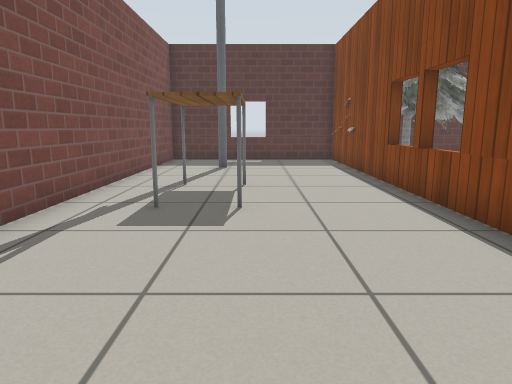
[1] (above)

24 first-person views from a walk through a Gazebo world. The camera is 0.72 m above the floor, tilts 10° down and sees 70° across. Floor lines are 1 m apart. The floor is counted in squares, 0.5 m on a side. Each view is taken from the middle of a square. On the plan, view 1 faces up. The plan holds only what a view shows up to about 16 squares ahead; the rest is blank. The place goes on beyond the plan. Robots are left out. Simple patterns stand in for the simulator's built-in surfaces. Some stock models are drawn as simple stand-ins. Some surface patterns are stand-ins.

[2]
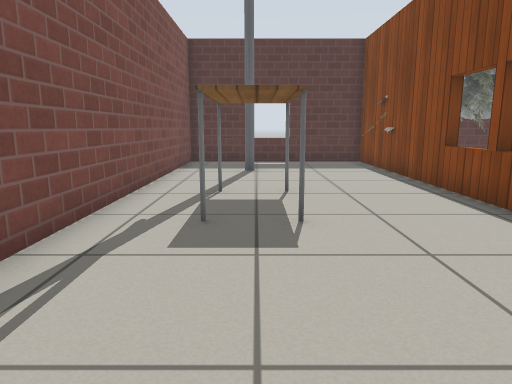

[3]
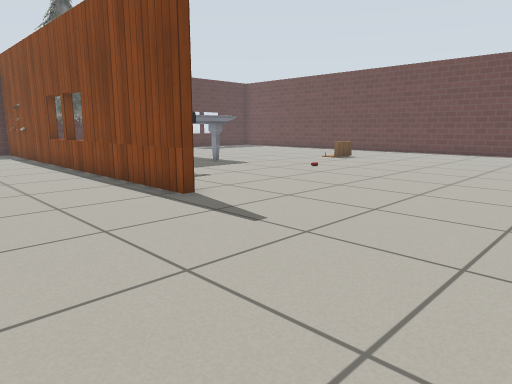

[4]
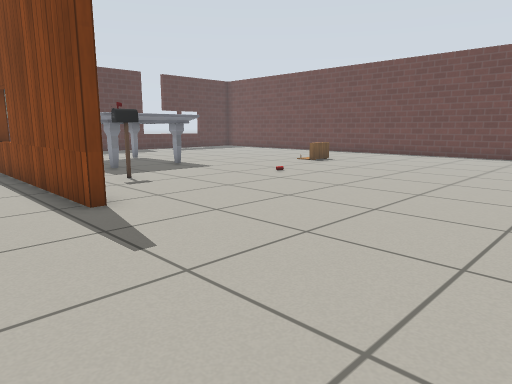

[5]
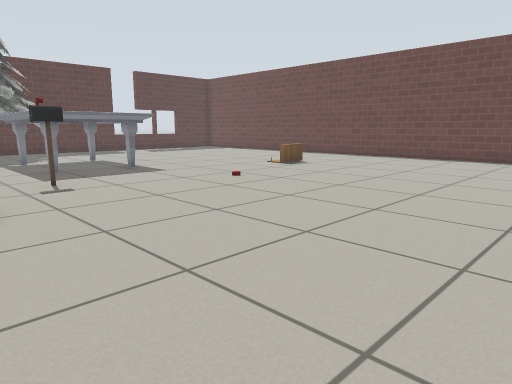

[6]
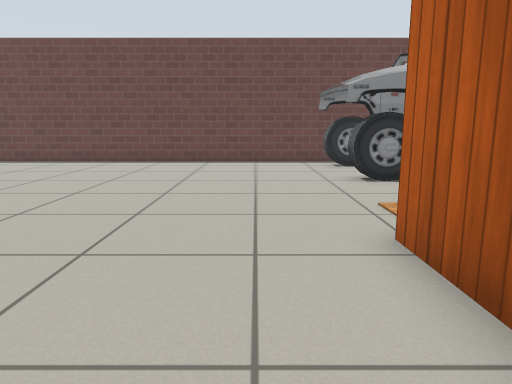

[7]
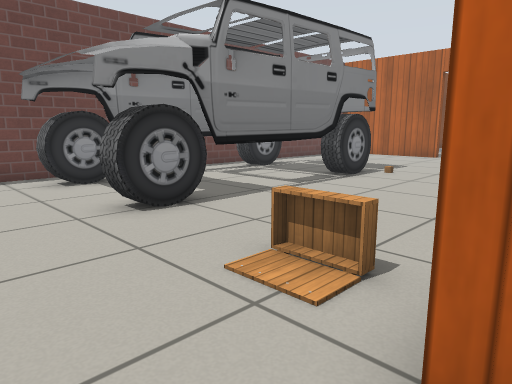

[8]
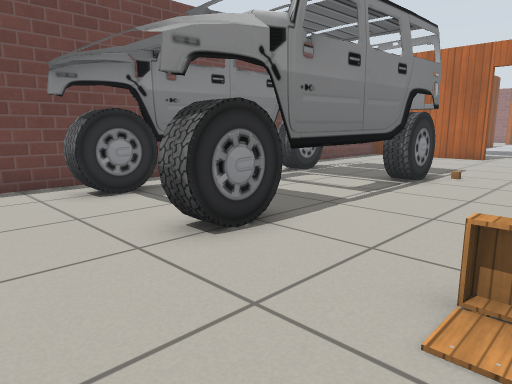

[9]
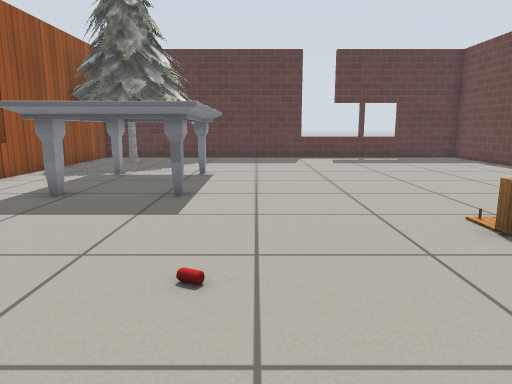

[10]
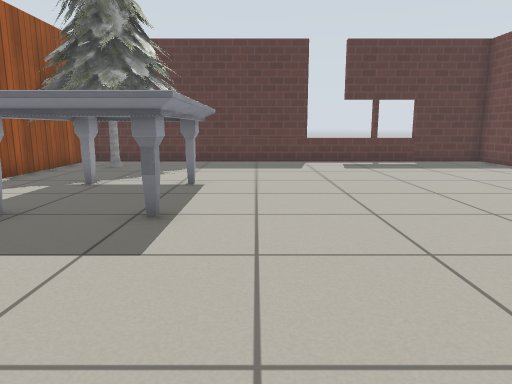

[11]
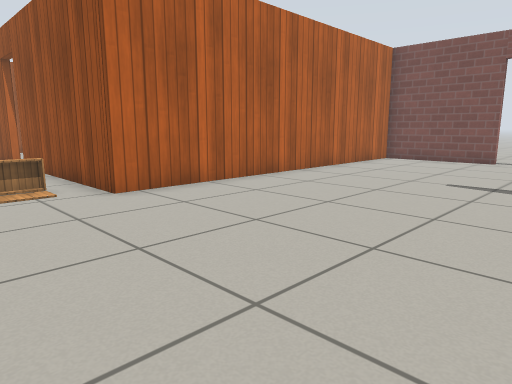

[12]
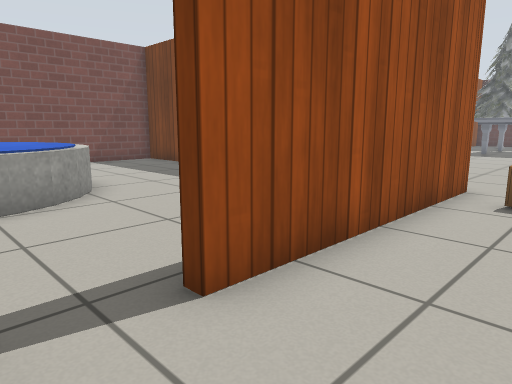

[13]
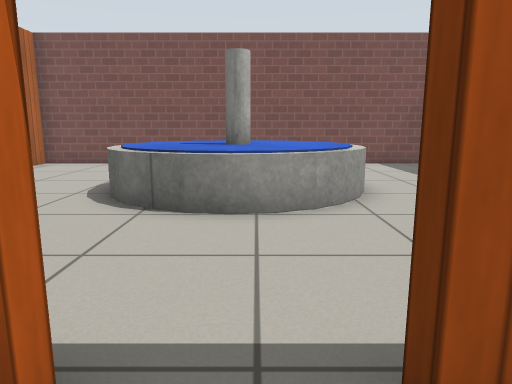

[14]
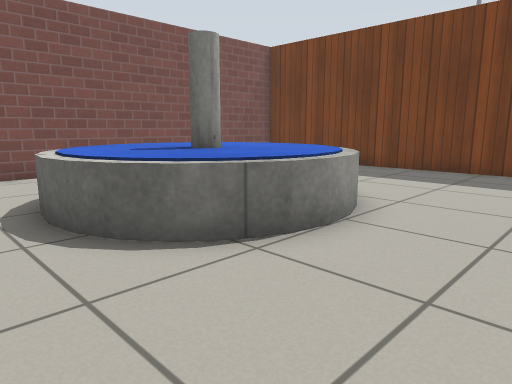

[15]
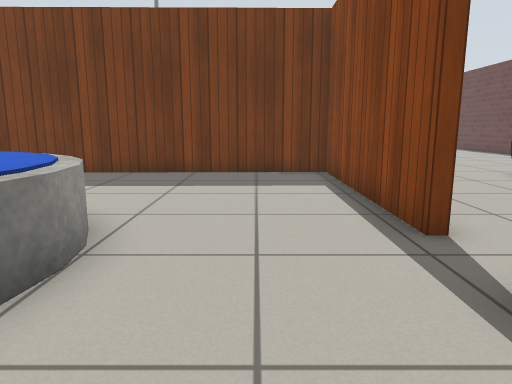

[16]
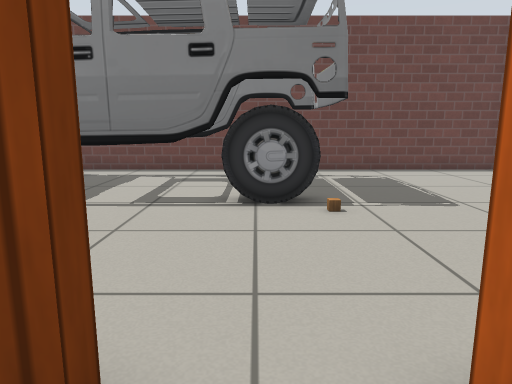

[17]
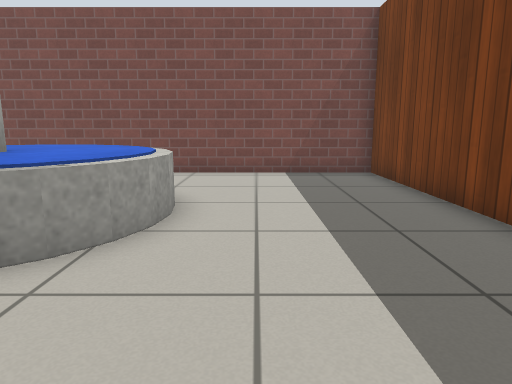

[18]
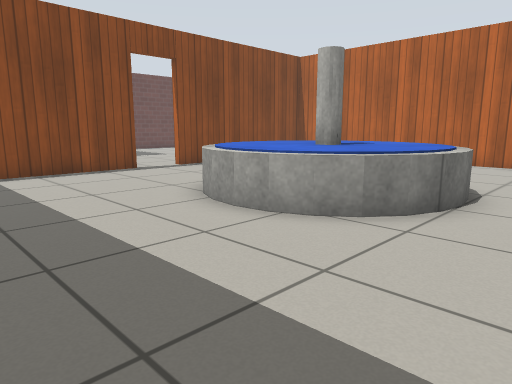

[19]
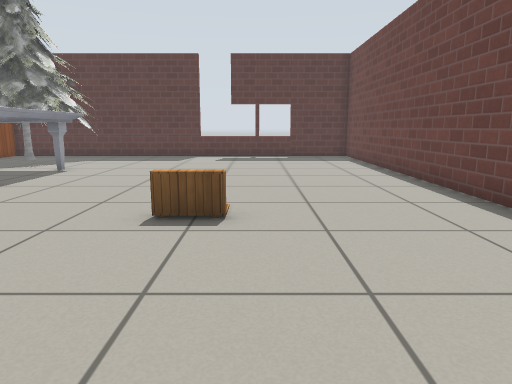

[20]
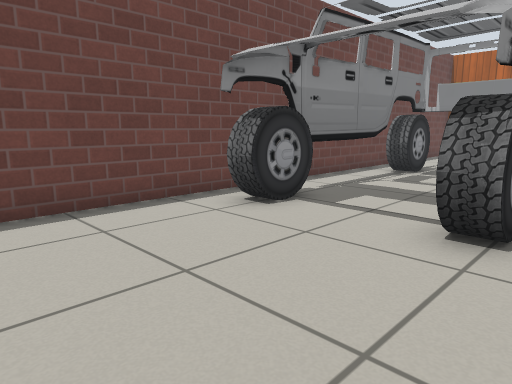

[21]
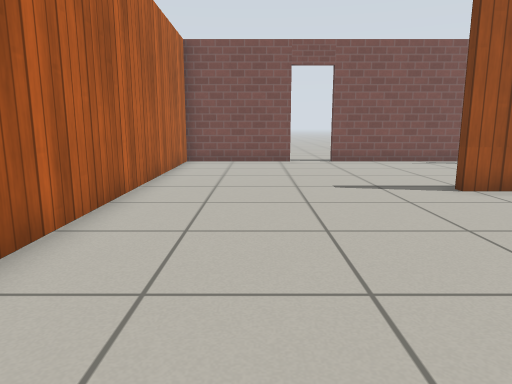

[22]
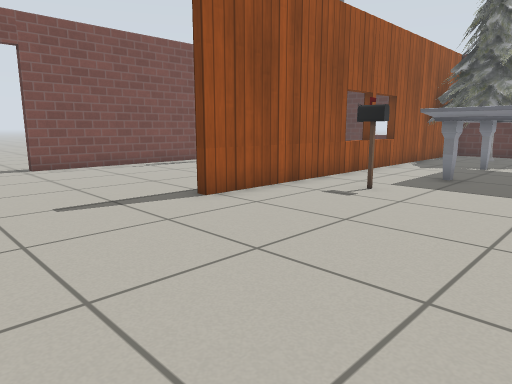

[23]
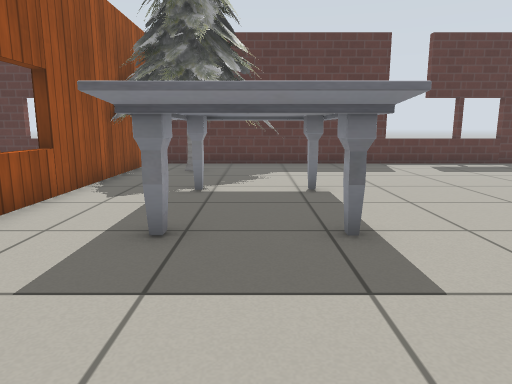

[24]
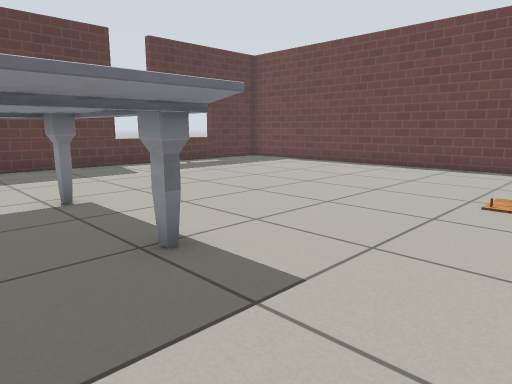

### Floor plan
Key: @ floor where view 1 was taken; # wall or solid block; x gap in a wall; . floor; D open door; = window, fence, low wall or low ledge; T pine tree; P pole; M marble table; A table; S postbox; C drink can; R car; W wooden cube; F fountain; O other object.
Columns run from 8 left of view 1 to 21 right of it. Each row starts with its distance up from view 1.
 17     ####=####TTT######==#=####
 16     #......TT TTT ...........#
 15     #......TTTTTT ...........#
 14     #......TTTTTT ...........#
 13     #..P...TTTTTT ...........#
 12     #......#TTTT ............#
 11     #......##.MMMMM..........#
 10     #......##.MMMMM..........#
  9     #.AAA..==.M MMM..........#
  8     #.AAA..##.M   M..........#
  7     #.AAA..==.MM MM..........#
  6     #.AA...##.MMMMM..........#
  5     #......##................#
  4     #......##.S.......OO.....#
  3     #......##................#
  2     #......##.....C..........#
  1     #......##................#
  0 ... #...@....................#
 -1 ....D........................#
 -2    .D........................#
 -3     #........................#
 -4     #........................#
 -5     #........................#
 -6     #........................#
 -7     ###############....RRRRR.#
 -8     #............##OO..RR RR.#
 -9     #............##....RRRRR.#
-10     #............##....RRRRR.#
-11     #............##....RRRRRx#
-12     #.....F......##....RRRRR.#
-13     #...FFFFF....##....RRRRR.#
-14     # .FFFFFFF...##....RRRRR.#
-15     # .FFFFFFF...DD....RRRRR.#
-16     # .FFFFFFF...D#...WRRRRR.#
-17     #.  FFFFFF...##....RRRRR.#
-18     #...FFFFF....## .........#
-19     #  ......... #    .......#
-20     #  ..... .. .     .......#

Positions as (right, up) in squares from view 1, and headings:
1: (0, 0), facing up
2: (-1, 1), facing up
3: (-1, -6), facing up-right
4: (1, -6), facing up-right
5: (3, -6), facing up-right
6: (5, -5), facing right
7: (9, -5), facing down-right
8: (11, -5), facing down-right
9: (11, -1), facing up
10: (11, 1), facing up
11: (13, 1), facing down-left
12: (12, -16), facing up-left
13: (11, -15), facing left
14: (8, -20), facing up-left
15: (7, -19), facing up
16: (8, -15), facing right
17: (8, -11), facing left
18: (-3, -8), facing down-right
19: (16, -2), facing up
20: (14, -3), facing down-right
21: (12, -4), facing left
22: (10, -4), facing up-left
23: (8, 2), facing up
24: (7, 3), facing up-right
